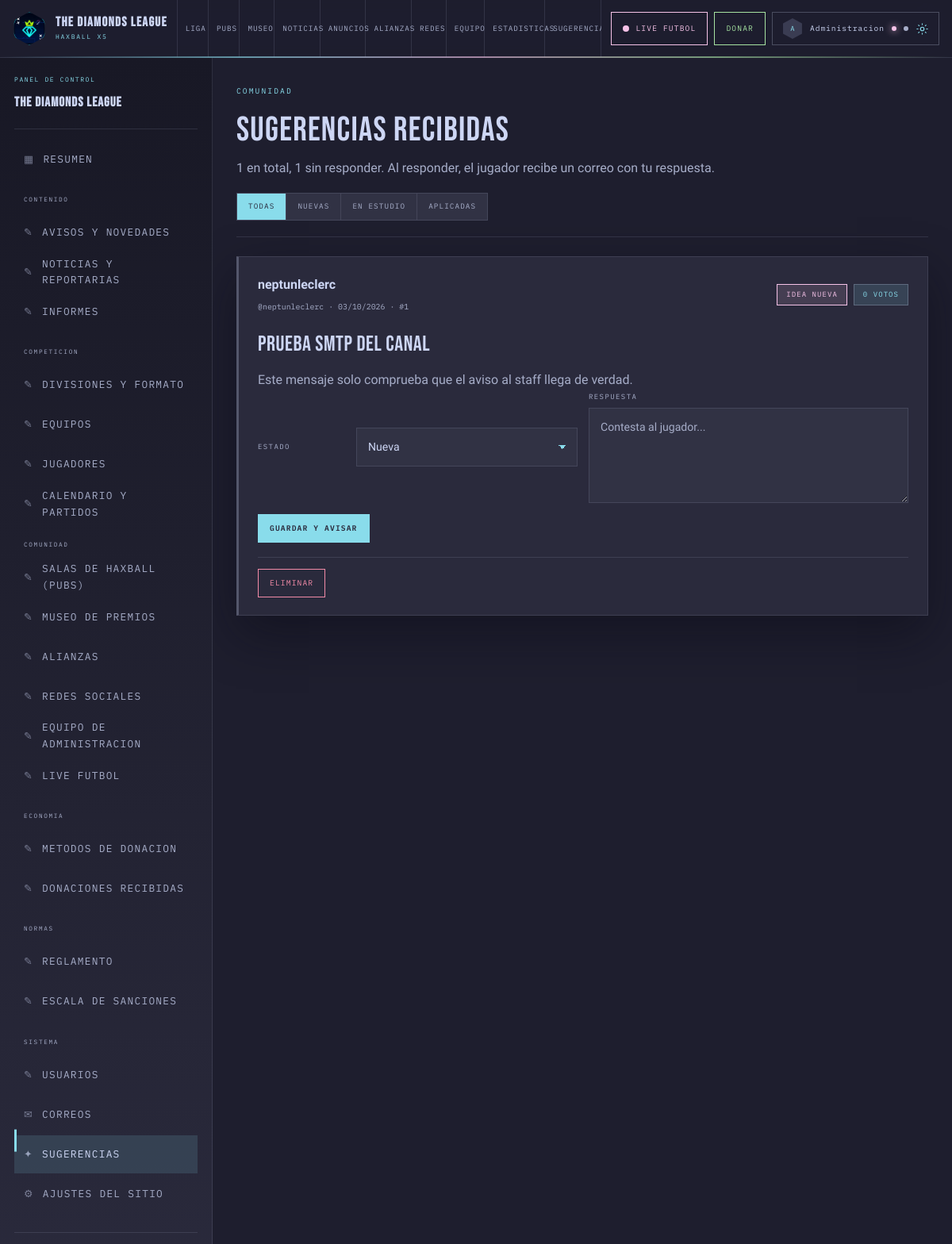
The app's page /admin/sugerencias (signed in) with its own data.
### models.py (models this page shows, shortened)
class TimestampMixin:
    created_at = db.Column(db.DateTime, default=utcnow, nullable=False)
    updated_at = db.Column(db.DateTime, default=utcnow, onupdate=utcnow, nullable=False)

class User(UserMixin, TimestampMixin, db.Model):
    __tablename__ = "users"
    id = db.Column(db.Integer, primary_key=True)
    username = db.Column(db.String(24), unique=True, nullable=False, index=True)
    email = db.Column(db.String(160), unique=True, nullable=False, index=True)
    password = db.Column(db.String(255), nullable=False)
    role = db.Column(db.String(16), nullable=False, default=Role.USER, index=True)
    is_admin = db.Column(db.Boolean, nullable=False, default=False)
    is_premium = db.Column(db.Boolean, nullable=False, default=False)
    is_active_account = db.Column(db.Boolean, nullable=False, default=True)
    display_name = db.Column(db.String(60))
    bio = db.Column(db.String(400))
    haxball_id = db.Column(db.String(40))
    avatar = db.Column(db.String(255))
    google_email = db.Column(db.String(160))
    country = db.Column(db.String(60))
    last_login = db.Column(db.DateTime)
    login_count = db.Column(db.Integer, nullable=False, default=0)
    __table_args__ = (
        CheckConstraint("role in ('admin','staff','user')", name="role_valid"),
    )
    @property
    def is_active(self) -> bool:  # type: ignore[override]
        return bool(self.is_active_account)
    @property
    def is_staff(self) -> bool:
        return self.is_admin or self.role == Role.STAFF
    @property
    def label(self) -> str:
        return self.display_name or self.username
    @property
    def initials(self) -> str:
        text = self.label.strip()
        parts = [p for p in text.replace("_", " ").split() if p]
        return (parts[0][:1] + (parts[1][:1] if len(parts) > 1 else "")).upper() or "?"

class SiteSetting(TimestampMixin, db.Model):
    __tablename__ = "site_settings"
    id = db.Column(db.Integer, primary_key=True)
    key = db.Column(db.String(60), unique=True, nullable=False, index=True)
    value = db.Column(db.Text)
    group = db.Column(db.String(40), nullable=False, default="general")
    label = db.Column(db.String(80))
    input_type = db.Column(db.String(16), default="text")

class Suggestion(TimestampMixin, db.Model):
    __tablename__ = "suggestions"
    id = db.Column(db.Integer, primary_key=True)
    user_id = db.Column(db.Integer, db.ForeignKey("users.id", ondelete="CASCADE"),
                        nullable=False, index=True)
    category = db.Column(db.String(30), nullable=False, default="idea", index=True)
    title = db.Column(db.String(120), nullable=False)
    body = db.Column(db.Text, nullable=False)
    status = db.Column(db.String(16), nullable=False, default=SuggestionStatus.NEW, index=True)
    staff_reply = db.Column(db.Text)
    replied_at = db.Column(db.DateTime)
    replied_by_id = db.Column(db.Integer, db.ForeignKey("users.id", ondelete="SET NULL"),
                              nullable=True)
    likes = db.Column(db.Integer, nullable=False, default=0)
    author = db.relationship("User", foreign_keys=[user_id], lazy="joined")
    staff = db.relationship("User", foreign_keys=[replied_by_id], lazy="joined")
    __table_args__ = (
        CheckConstraint("status in ('new','reviewing','done')", name="suggestion_status_valid"),
        Index("ix_suggestions_created_status", "created_at", "status"),
    )
    @property
    def author_label(self) -> str:
        return self.author.label if self.author else "Jugador eliminado"
    @property
    def category_label(self) -> str:
        return SUGGESTION_CATEGORIES.get(self.category, self.category)

### blueprints/admin.py (the view)
@bp.route("/sugerencias")
def suggestions():
    query = Suggestion.query.order_by(Suggestion.created_at.desc(), Suggestion.id.desc())
    estado = (request.args.get("estado") or "").strip()
    if estado in SuggestionStatus.ALL:
        query = query.filter(Suggestion.status == estado)
    rows = query.limit(200).all()
    return render_template(
        "admin/suggestions.html",
        rows=rows,
        estado=estado,
        total=Suggestion.query.count(),
        nuevas=Suggestion.query.filter_by(status=SuggestionStatus.NEW).count(),
    )

### app.py (called while the page is built, shortened)
def register_auth_gate(app: Flask) -> None:
    @app.before_request
    def require_login():
        if not app.config.get("REQUIRE_LOGIN", True):
            return None
        if current_user.is_authenticated:
            return None

def _settings_map() -> dict:
    from models import SiteSetting
    try:
        return {row.key: row.value for row in SiteSetting.query.all()}
    except Exception:  # pragma: no cover - antes de crear tablas
        return {}

@app.after_request
def security_headers(response):
    response.headers.setdefault("X-Content-Type-Options", "nosniff")
    response.headers.setdefault("X-Frame-Options", "SAMEORIGIN")
    response.headers.setdefault("Referrer-Policy", "strict-origin-when-cross-origin")
    response.headers.setdefault("X-DNS-Prefetch-Control", "off")
    response.headers["Cache-Control"] = response.headers.get("Cache-Control", "no-cache, must-revalidate")
    return response

@app.context_processor
def _inject_path():
    return {"request_path": request.path}

### blueprints/admin.py (called while the page is built)
@bp.before_request
@login_required
def _guard():
    if not current_user.is_staff:
        abort(403)
    if request.endpoint in ADMIN_ONLY_ENDPOINTS and not current_user.is_admin:
        abort(403)

@bp.app_context_processor
def inject_helpers():
    return {"resources": RESOURCES, "now": datetime.now, "Role": Role}

### blueprints/auth.py (called while the page is built)
def current_admin_mode() -> bool:
    if not current_user.is_authenticated or not current_user.is_admin:
        return False
    return session.get("admin_mode", True)

def current_premium_mode() -> bool:
    if not current_user.is_authenticated:
        return False
    if current_user.is_admin:
        return session.get("premium_mode", False)
    return current_user.is_premium and session.get("premium_mode", True)

### models.py (called while the page is built)
@login_manager.user_loader
def load_user(user_id: str):
    try:
        return db.session.get(User, int(user_id))
    except (TypeError, ValueError):
        return None

### utils.py (called while the page is built)
def format_date(value, fmt: str = "%d/%m/%Y") -> str:
    if not value:
        return "—"
    if isinstance(value, datetime):
        return value.strftime(fmt)
    return value.strftime(fmt)

### templates/admin/suggestions.html (shortened to what this page needs)
{% extends "base.html" %}
{% from "admin/_nav.html" import admin_nav with context %}
{% block body_class %}page-admin{% endblock %}
{% block content %}
<main id="main" class="admin-shell">
    {{ admin_nav('sugerencias') }}
    <div class="admin-main">
        <header class="admin-head reveal">
            <div>
                <span class="section-tag mono">COMUNIDAD</span>
                <h1>Sugerencias recibidas</h1>
                <p class="text-muted">
                    {{ total }} en total, {{ nuevas }} sin responder. Al responder,
                    el jugador recibe un correo con tu respuesta.
                </p>
            </div>
            <div class="admin-head-actions">
                <div class="seg-control">
                    <a class="seg {% if not estado %}active{% endif %}" href="{{ url_for('admin.suggestions') }}">TODAS</a>
                    <a class="seg" href="{{ url_for('admin.suggestions', estado='new') }}">NUEVAS</a>
                    <a class="seg" href="{{ url_for('admin.suggestions', estado='reviewing') }}">EN ESTUDIO</a>
                    <a class="seg" href="{{ url_for('admin.suggestions', estado='done') }}">APLICADAS</a>
                </div>
            </div>
        </header>
        {% if rows %}
        <ul class="forum-list admin-forum-list">
            {% for row in rows %}
            <li class="forum-item {% if row.status == 'done' %}is-done{% elif row.status == 'reviewing' %}is-reviewing{% endif %}">
                <div class="forum-item-head">
                    <div class="forum-item-who">
                        <strong>{{ row.author_label }}</strong>
                        <small class="mono">
                            @{{ row.author.username if row.author else 'eliminado' }} ·
                            {{ row.created_at|fdate }} · #{{ row.id }}
                        </small>
                    </div>
                    <div class="forum-item-tags">
                        <span class="chip chip--pink">{{ row.category_label }}</span>
                        <span class="chip chip--cyan">{{ row.likes or 0 }} VOTOS</span>
                    </div>
                </div>
                <h3 class="forum-item-title">{{ row.title }}</h3>
                <p class="forum-item-body">{{ row.body }}</p>
                <form method="post" action="{{ url_for('admin.suggestion_reply', pk=row.id) }}" class="form-grid form-grid--tight">
                    <div class="field field--inline">
                        <label for="estado-{{ row.id }}">Estado</label>
                        <select class="input" id="estado-{{ row.id }}" name="status">
                            <option value="new" {% if row.status == 'new' %}selected{% endif %}>Nueva</option>
                        </select>
                    </div>
                    <div class="field">
                        <label for="respuesta-{{ row.id }}">Respuesta</label>
                        <textarea class="input" id="respuesta-{{ row.id }}" name="staff_reply" rows="3"
                                  placeholder="Contesta al jugador...">{{ row.staff_reply or '' }}</textarea>
                    </div>
                    <div class="form-actions">
                        <button class="btn btn--sm btn--primary" type="submit">GUARDAR Y AVISAR</button>
                    </div>
                </form>
                <div class="forum-item-foot">
                    <form method="post" action="{{ url_for('admin.suggestion_delete', pk=row.id) }}">
                        <button class="btn btn--sm btn--ghost btn--danger" type="submit">ELIMINAR</button>
                    </form>
                </div>
            </li>
            {% endfor %}
        </ul>
        {% else %}
        <p class="empty-state">
            <strong>No hay sugerencias con ese filtro.</strong>
            <p>Cuando los jugadores opinen, sus mensajes apareceran aqui.</p>
        </p>
        {% endif %}
    </div>
</main>
{% endblock %}

### templates/admin/_nav.html (shortened to what this page needs)
{% macro admin_nav(active) %}
<nav class="admin-nav" aria-label="Navegación del panel">
    <div class="admin-nav-head">
        <span class="mono">PANEL DE CONTROL</span>
        <strong>{{ app_name }}</strong>
    </div>
    <a class="admin-nav-item {% if not active %}active{% endif %}" href="{{ url_for('admin.dashboard') }}">
        <span aria-hidden="true">▦</span> RESUMEN
    </a>
    <p class="admin-nav-group">CONTENIDO</p>
    {% for key in ['avisos', 'noticias', 'informes'] %}
    <a class="admin-nav-item {% if active == key %}active{% endif %}" href="{{ url_for('admin.list_resource', resource=key) }}">
        <span aria-hidden="true">✎</span> {{ resources[key].title|upper }}
    </a>
    {% endfor %}
    <p class="admin-nav-group">COMPETICION</p>
    {% for key in ['divisiones', 'equipos', 'jugadores', 'calendario'] %}
    <a class="admin-nav-item {% if active == key %}active{% endif %}" href="{{ url_for('admin.list_resource', resource=key) }}">
        <span aria-hidden="true">✎</span> {{ resources[key].title|upper }}
    </a>
    {% endfor %}
    <p class="admin-nav-group">COMUNIDAD</p>
    {% for key in ['salas', 'museo', 'alianzas', 'redes', 'equipo', 'live'] %}
    <a class="admin-nav-item {% if active == key %}active{% endif %}" href="{{ url_for('admin.list_resource', resource=key) }}">
        <span aria-hidden="true">✎</span> {{ resources[key].title|upper }}
    </a>
    {% endfor %}
    <p class="admin-nav-group">ECONOMIA</p>
    {% for key in ['donacion-canales', 'donaciones'] %}
    <a class="admin-nav-item {% if active == key %}active{% endif %}" href="{{ url_for('admin.list_resource', resource=key) }}">
        <span aria-hidden="true">✎</span> {{ resources[key].title|upper }}
    </a>
    {% endfor %}
    <p class="admin-nav-group">NORMAS</p>
    {% for key in ['reglas', 'sanciones'] %}
    <a class="admin-nav-item {% if active == key %}active{% endif %}" href="{{ url_for('admin.list_resource', resource=key) }}">
        <span aria-hidden="true">✎</span> {{ resources[key].title|upper }}
    </a>
    {% endfor %}
    {% if current_user.is_admin %}
    <p class="admin-nav-group">SISTEMA</p>
    <a class="admin-nav-item {% if active == 'usuarios' %}active{% endif %}" href="{{ url_for('admin.list_resource', resource='usuarios') }}">
        <span aria-hidden="true">✎</span> {{ resources['usuarios'].title|upper }}
    </a>
    <a class="admin-nav-item {% if active == 'correos' %}active{% endif %}" href="{{ url_for('admin.email_log') }}">
        <span aria-hidden="true">✉</span> CORREOS
    </a>
    <a class="admin-nav-item {% if active == 'sugerencias' %}active{% endif %}" href="{{ url_for('admin.suggestions') }}">
        <span aria-hidden="true">✦</span> SUGERENCIAS
    </a>
    <a class="admin-nav-item {% if active == 'ajustes' %}active{% endif %}" href="{{ url_for('admin.settings') }}">
        <span aria-hidden="true">⚙</span> AJUSTES DEL SITIO
    </a>
    {% endif %}
    <div class="admin-nav-foot">
    </div>
</nav>
{% endmacro %}

### templates/partials/_header.html (shortened to what this page needs)
<header class="topbar">
    <a class="topbar-brand" href="{{ url_for('site.index') }}" aria-label="{{ app_name }} — inicio">
        <img src="{{ url_for('static', filename='img/logo-mark.png') }}" alt="" width="42" height="42" loading="eager">
        <span>
            <strong>THE DIAMONDS LEAGUE</strong>
            <small>HAXBALL X5</small>
        </span>
    </a>
    <nav class="main-nav" aria-label="Navegación principal de la liga">
        <a href="#liga"     data-spy-link>LIGA</a>
        <a href="#pubs"    data-spy-link>PUBS</a>
        <a href="#museo"   data-spy-link>MUSEO</a>
        <a href="#noticias" data-spy-link>NOTICIAS</a>
        <a href="#anuncios" data-spy-link>ANUNCIOS</a>
        <a href="#alianzas" data-spy-link>ALIANZAS</a>
        <a href="#redes"   data-spy-link>REDES</a>
        <a href="#equipo"  data-spy-link>EQUIPO</a>
        <a href="{{ url_for('site.stats') }}">ESTADISTICAS</a>
        <a href="{{ url_for('site.suggestions') }}">SUGERENCIAS</a>
    </nav>
    <div class="topbar-right">
        <a class="header-live" href="#live" title="Live de futbol">
            <i class="live-pulse" aria-hidden="true"></i>
            <span>LIVE FUTBOL</span>
        </a>
        <a class="header-donate" href="#donacion" title="Donacion">
            <span>DONAR</span>
        </a>
        {% if current_user.is_authenticated %}
            <div class="gear">
                <button class="gear-button" type="button" aria-expanded="false" aria-haspopup="true" aria-controls="gear-menu"
                        aria-label="Abrir configuracion de la cuenta">
                    <span class="avatar" aria-hidden="true">
                        {% if current_user.avatar %}
                            <img src="{{ url_for('static', filename=current_user.avatar) }}" alt="">
                        {% else %}{{ current_user.initials }}{% endif %}
                    </span>
                    <span class="gear-label">{{ current_user.label }}</span>
                    <span class="gear-dot {% if prefs.admin_mode %}admin{% endif %}" title="Modo administrador"></span>
                    <span class="gear-dot {% if prefs.premium_mode %}on{% endif %}" title="Modo premium"></span>
                    <span class="icon" aria-hidden="true">
                        <svg class="gear-icon" viewBox="0 0 24 24"><circle cx="12" cy="12" r="3.2"/><path d="M12 2v3M12 19v3M2 12h3M19 12h3M4.9 4.9l2.1 2.1M17 17l2.1 2.1M19.1 4.9L17 7M7 17l-2.1 2.1"/></svg>
                    </span>
                </button>
            </div>
        {% else %}
            <div class="auth-nav">
                <a class="btn btn--ghost" href="{{ url_for('auth.login') }}">INGRESAR</a>
                <a class="btn btn--primary" href="{{ url_for('auth.register') }}">REGISTRARSE</a>
            </div>
        {% endif %}
    </div>
</header>

### records on screen
User: initials "A", label "Administracion"
SiteSetting: value "The Diamonds League"
Suggestion: author_label "neptunleclerc", author "neptunleclerc", created_at|fdate "03/10/2026", id "1", category_label "IDEA NUEVA", likes "0", title "Prueba SMTP del canal", body "Este mensaje solo comprueba que el aviso al staff llega de verdad.", status "Nueva", staff_reply "Contesta al jugador..."

### other values on screen
{{ resources[key].title|upper }} "AVISOS Y NOVEDADES" "NOTICIAS Y REPORTARIAS" "INFORMES"
{{ resources[key].title|upper }} "DIVISIONES Y FORMATO" "EQUIPOS" "JUGADORES" "CALENDARIO Y PARTIDOS"
{{ resources[key].title|upper }} "SALAS DE HAXBALL (PUBS)" "MUSEO DE PREMIOS" "ALIANZAS" "REDES SOCIALES" "EQUIPO DE ADMINISTRACION" "LIVE FUTBOL"
{{ resources[key].title|upper }} "METODOS DE DONACION" "DONACIONES RECIBIDAS"
{{ resources[key].title|upper }} "REGLAMENTO" "ESCALA DE SANCIONES"
{{ resources['usuarios'].title|upper }} "USUARIOS"
{{ total }} "1"
{{ nuevas }} "1"
